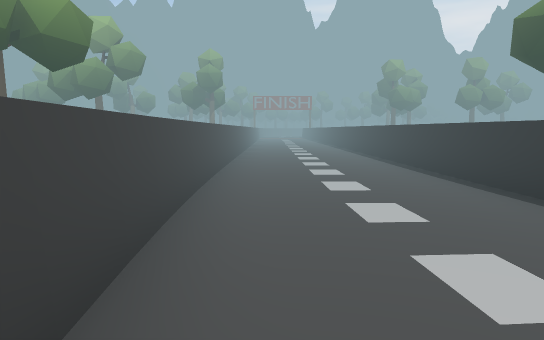
[1] (above)

15 first-person views from a walk through a scene from a Unity 3-D project. The camera is 1.4 m above the floor, tilts 6° down and sees 70° across. The floor is counted in squares, 2 m on a side. Each view is taken from the middle of a square. On the plan, view 1 faces up. The plan holds only what a view shows up to about 11 squares ahead; the rest is blank. The place goes on beyond the plan. The player character is not drawn.

[2]
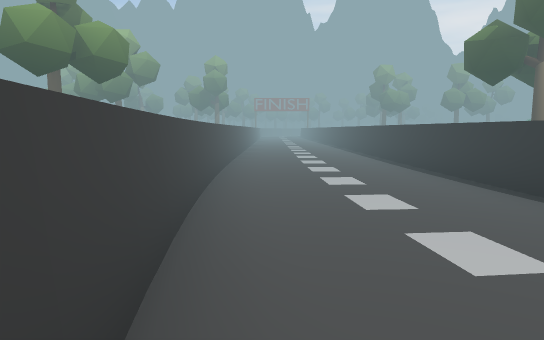

[3]
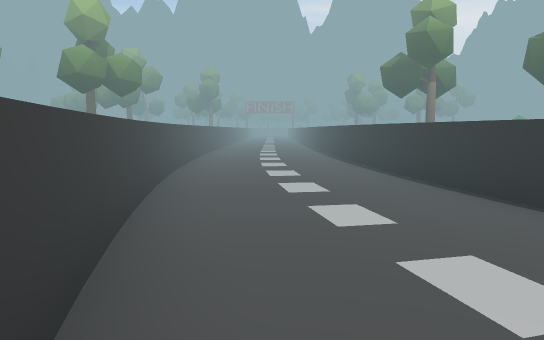

[4]
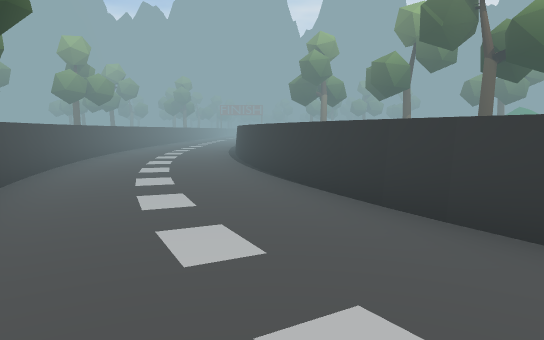

[5]
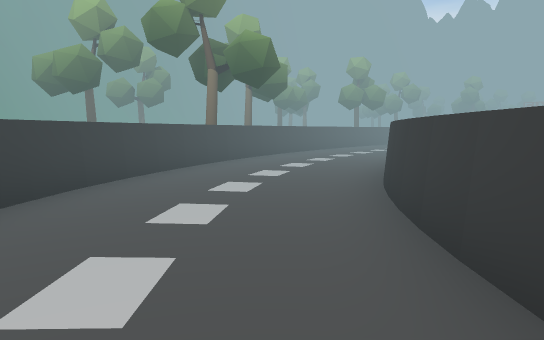

[6]
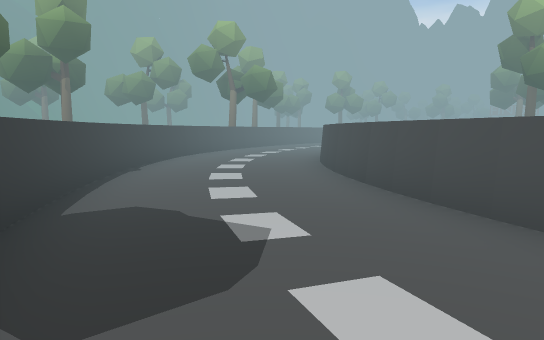

[7]
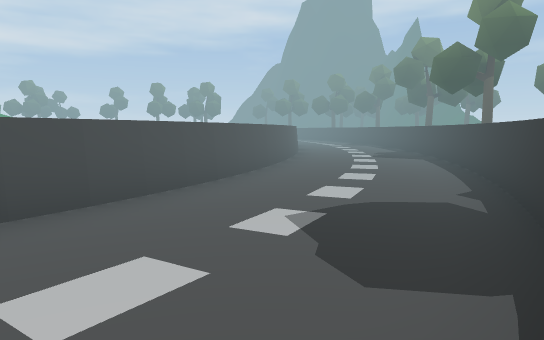

[8]
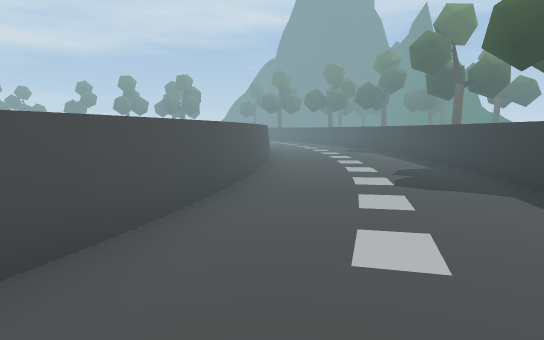

[9]
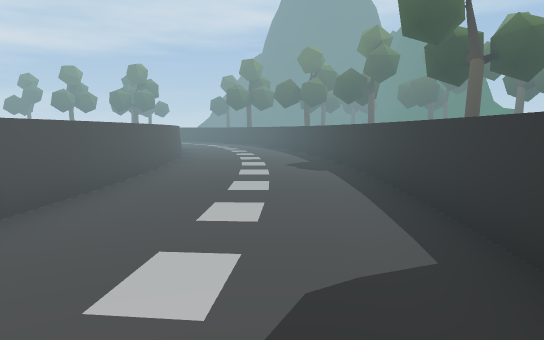

[10]
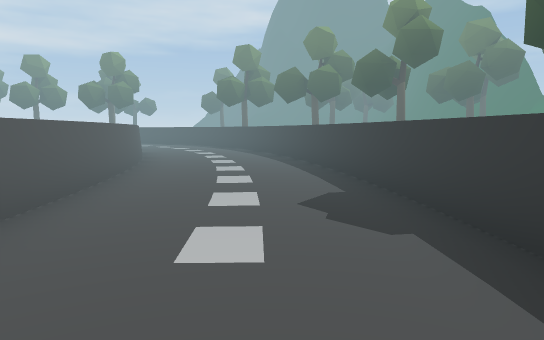

[11]
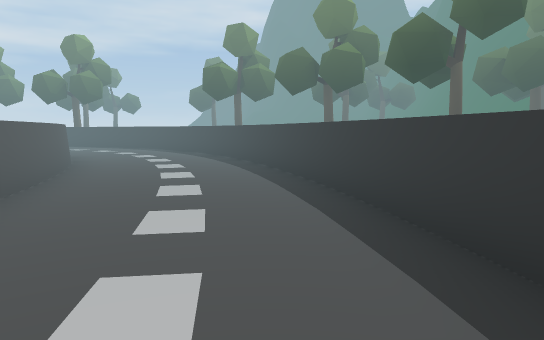

[12]
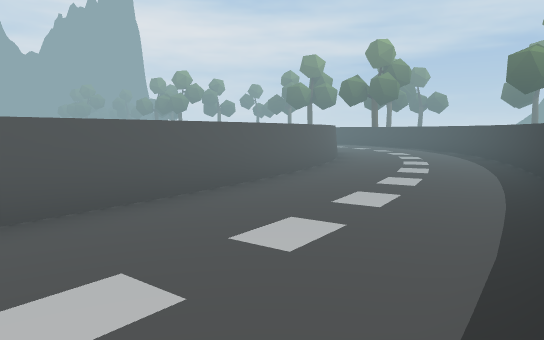

[13]
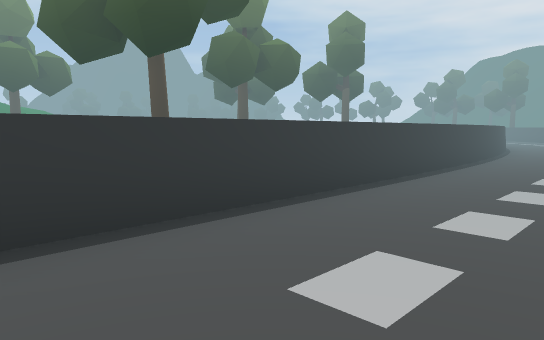

[14]
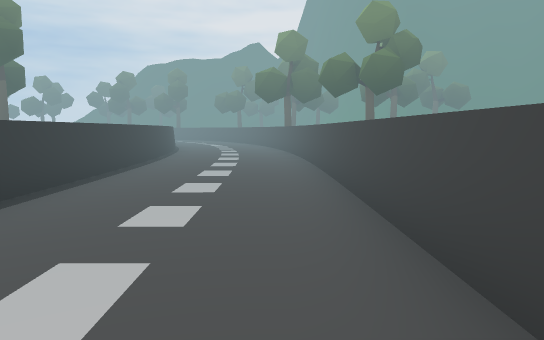

[15]
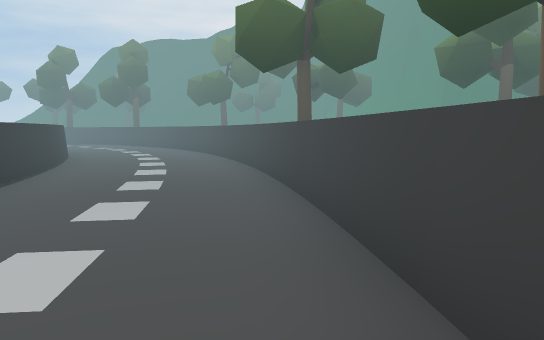

### Floor plan
Points are (right, up) in squares from view 1. A wall is a line through its corners. A room is listed if a view was taken in it or the views show most of it. See-through windows are left out.
Room 1 (views 1, 2, 3, 4, 5, 6, 7, 8, 9, 10, 11, 12, 13, 14, 15)
walls: (8.8, -12.2) (8.2, -11.7); (8.3, -11.8) (6.8, -10.3); (11.2, -13.7) (8.7, -12.2); (7.2, -15.5) (8.8, -16.5); (6.9, -10.4) (6, -9.2); (12.4, -14.2) (11, -13.6); (5.2, -13.9) (7.3, -15.6); (9.6, -17) (12.6, -18.3); (4.7, -13.3) (5.3, -13.9); (6.1, -9.4) (4.6, -6.9); (3.5, -11.9) (4.7, -13.4); (12.5, -18.1) (13.5, -18.4); (13.3, -18.5) (16.7, -19.1); (15.7, -15.3) (12.3, -14.2); (4.8, -6.9) (4, -4.9); (2.1, -9.8) (3.5, -12); (17.9, -15.7) (15.7, -15.2); (4, -5) (3.8, -4.1); (16.5, -19.2) (19.8, -19.5); (3.7, -4.3) (2.7, 1.6); (0.7, -6.7) (2.2, -9.9); (19.8, -19.7) (24.7, -19.5); (-0.3, -2.8) (0.8, -6.8); (23.8, -16.1) (17.8, -15.7); (2.7, 1.4) (2.7, 11.1); (24.5, -15.9) (23.6, -15.9); (24.6, -19.6) (30.3, -18.7); (-1, 4.4) (-0.4, -2.8); (29.5, -15.2) (24.3, -16); (30.2, -18.6) (32.7, -18); (31.5, -14.5) (29.3, -15.1); (32.6, -17.9) (34.6, -17.1); (33.3, -13.7) (31.3, -14.5); (34.4, -13) (33.2, -13.7); (-0.9, 11.1) (-0.9, 4.4)

Positions as (right, up) in squares from view 1, and headings:
1: (0, 0), facing up
2: (0, -2), facing up
3: (1, -6), facing up
4: (4, -11), facing up
5: (8, -13), facing up-left
6: (12, -17), facing up-left
7: (7, -15), facing right
8: (12, -16), facing right
9: (17, -18), facing right
10: (21, -18), facing right
11: (25, -18), facing right
12: (26, -19), facing up-right
13: (0, 11), facing down-right
14: (0, 11), facing down
15: (0, 2), facing down
